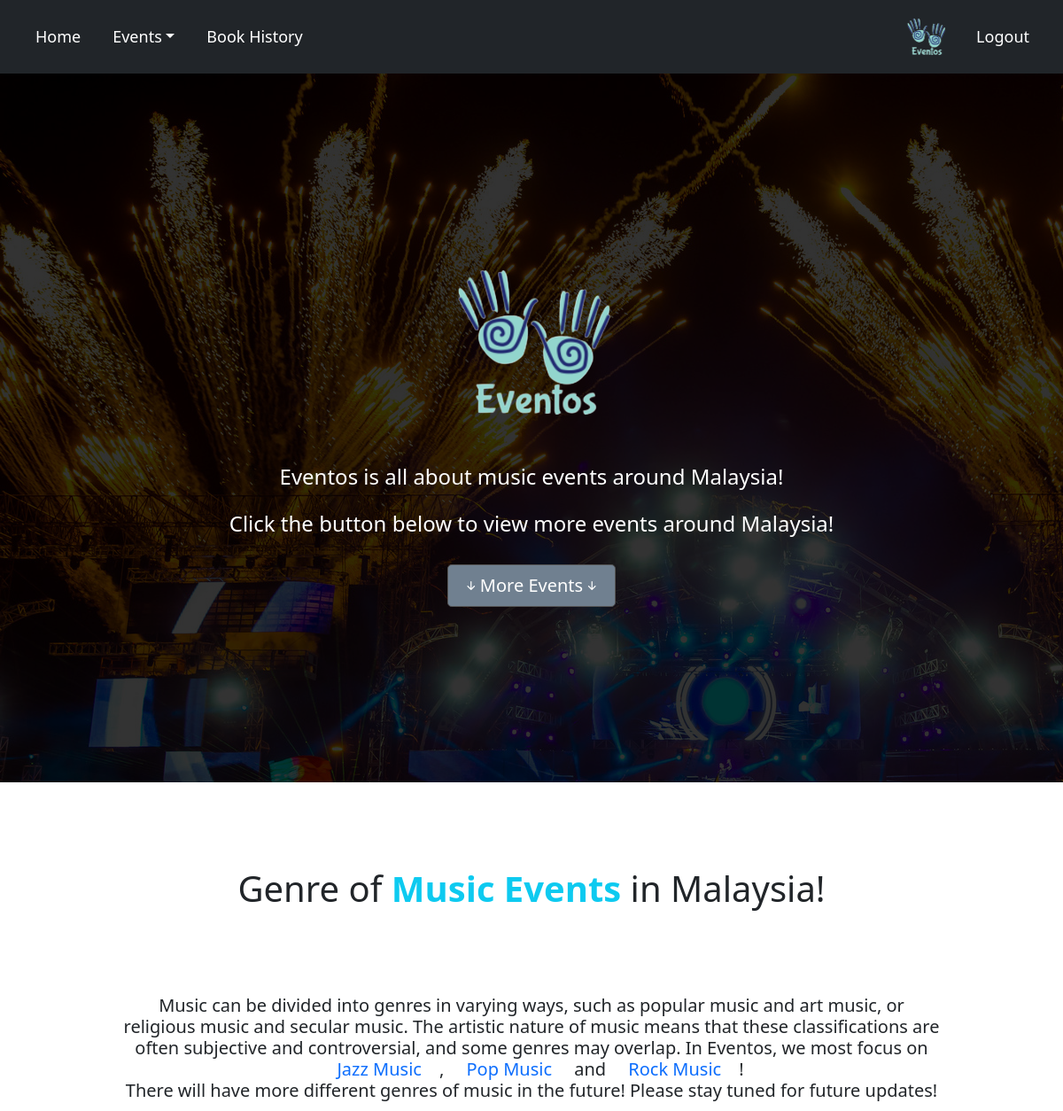
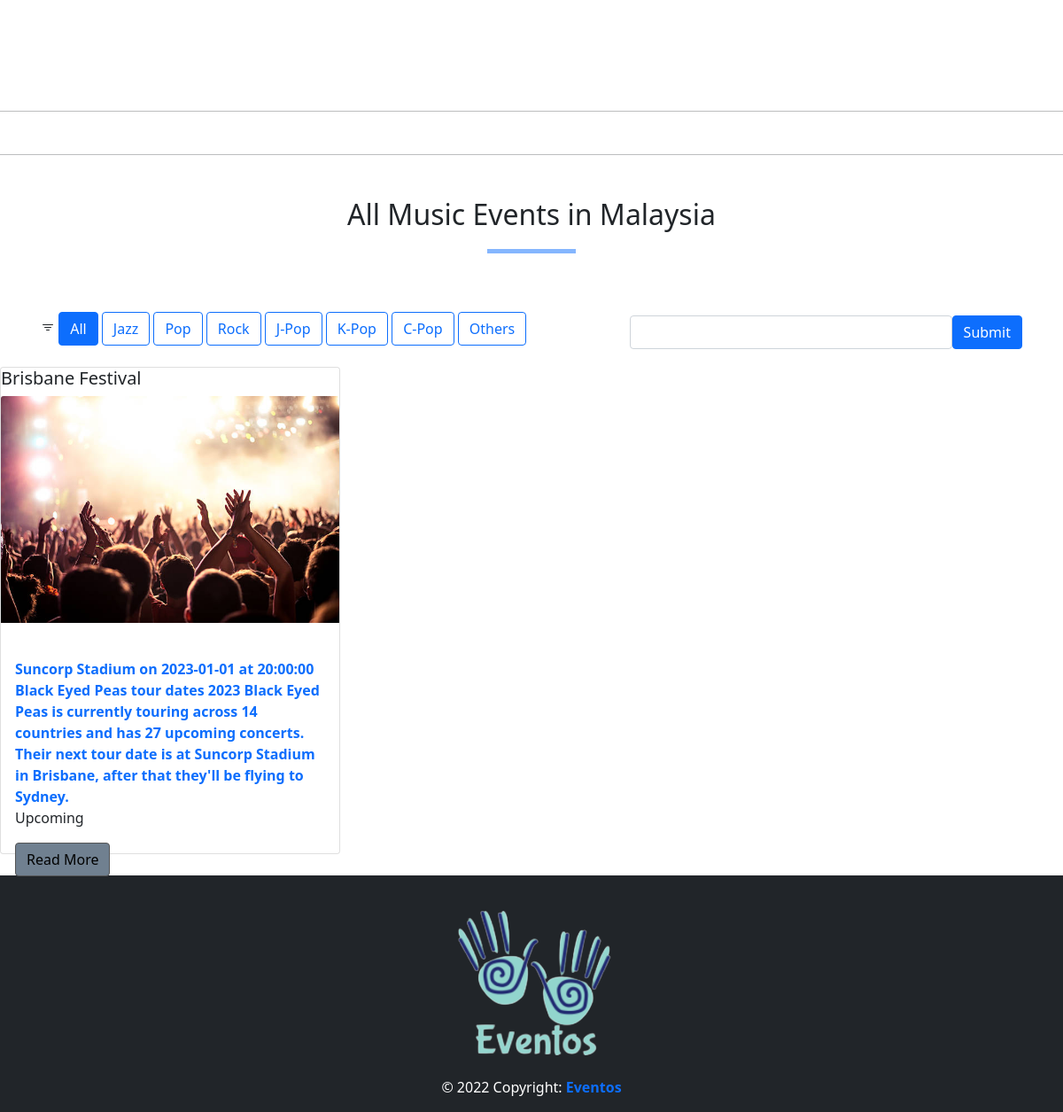
The page / on the database its author committed (2 pictures, top to bottom).
### website/models.py (models this page shows, shortened)
class Event(db.Model):
    __tablename__ = 'events'
    id = db.Column(db.Integer, primary_key=True)
    name = db.Column(db.String(80),nullable=False)
    email = db.Column(db.String(80),nullable=False)
    date = db.Column(db.Date,nullable=False)
    time = db.Column(db.Time,nullable=False)
    location = db.Column(db.String(100),nullable=False)
    organiser = db.Column(db.Integer, db.ForeignKey('users.id'),nullable=False)
    status = db.Column(db.String(100),nullable=False)
    artists = db.Column(db.String(200),nullable=False)
    genre = db.Column(db.String(20))
    description = db.Column(db.String(200),nullable=False)
    price = db.Column(db.Integer,nullable=False)
    image = db.Column(db.String(400))
    comments = db.relationship('Comment', backref='events')

### website/views.py (the view)
@bp.route('/')
def index():
    event = Event.query.all()
    return render_template('index.html', event=event)

### website/templates/index.html
{% extends 'base-fullscreen.html' %}
{% block header %}
  <div
    class="bg-image justify-content-center align-items-center"
    style="background-image: url(/static/img/musicevent.jpg); height: 100vh"
  >
    <div
      class="mask"
      style="background-color: rgba(0, 0, 0, 0.8); height: 100vh"
    >
      <div
        class="container d-flex justify-content-center align-items-center h-100 text-center"
      >
        <div class="text-white">
          <h1 class="mb-5 mt-5"><img src="/static/img/logo1.png" alt="" /></h1>
          <h4 class="mb-4">
            Eventos is all about music events around Malaysia!
          </h4>
          <h4 class="mb-4">
            Click the button below to view more events around Malaysia!
          </h4>
          <div class="mb-4">
            <a
              class="btn btn-info btn-lg m-2"
              href="#musicevents"
              role="button"
              rel="nofollow"
              style="color: white"
              ><i class="bi-arrow-down-short"></i>More Events<i
                class="bi-arrow-down-short"
              ></i
            ></a>
          </div>
        </div>
      </div>
    </div>
  </div>
  <div class="mt-5 text-center">
    <h1 id="musicevents">
      <br />
      Genre of <strong class="text-info">Music Events</strong> in Malaysia!
    </h1>
    <div class="container">
      <h5 class="m-5 p-5">
        Music can be divided into genres in varying ways, such as popular
        music and art music, or religious music and secular music. The
        artistic nature of music means that these classifications are often
        subjective and controversial, and some genres may overlap. In Eventos,
        we most focus on
        <a href="#jazz" class="music">Jazz Music</a>,
        <a href="#pop" class="music">Pop Music</a> and
        <a href="#rock" class="music">Rock Music</a>!
        <br />
        There will have more different genres of music in the future! Please
        stay tuned for future updates!
      </h5>
    </div>
    <br />
  </div>
  <hr />
  <hr class="mt-5" />
  <div class="mt-5 text-center">
    <h2 class="mt-5">All Music Events in Malaysia</h2>
    <div class="border-line" style="color: #0980d0"></div>
  </div>
  <div class="container">
    <div class="row">
      <div id="filter" class="col-12 col-md-7 p-3">
        <i class="bi bi-filter"></i>
        <form action="/showall" method="post" style="display:inline-block">
          <button class="btn btn-primary filter-button" name="showall" type="submit">All</button>
        </form>
        <form action="/jazz" method="post" style="display:inline-block">
          <button class="btn btn-outline-primary filter-button" name="jazz" type="submit">Jazz</button>
        </form>
        <form action="/pop" method="post" style="display:inline-block">
          <button class="btn btn-outline-primary filter-button" name="pop" type="submit">Pop</button>
        </form>
        <form action="/rock" method="post" style="display:inline-block">
          <button class="btn btn-outline-primary filter-button" name="rock" type="submit">Rock</button>
        </form>
        <form action="/jpop" method="post" style="display:inline-block">
          <button class="btn btn-outline-primary filter-button" name="jpop" type="submit">J-Pop</button>
        </form>
        <form action="/kpop" method="post" style="display:inline-block">
          <button class="btn btn-outline-primary filter-button" name="kpop" type="submit">K-Pop</button>
        </form>
        <form action="/cpop" method="post" style="display:inline-block">
          <button class="btn btn-outline-primary filter-button" name="cpop" type="submit">C-Pop</button>
        </form>
        <form action="/others" method="post" style="display:inline-block">
          <button class="btn btn-outline-primary filter-button" name="others" type="submit">Others</button>
        </form>
      </div>
      <div class="col-12 col-md-5 p-3">
        <form class="form-inline d-flex flex-nowrap" action="{{url_for('main.search')}}" >
          <input type="text" name="search" class="form-control flex-grow-1 my-1 mr-sm-2" id="SearchForm">
          <button type="submit" class="flex-shrink-1 btn btn-primary my-1">Submit</button>
        </form>
      </div>
    </div>
  </div>
  <div class="row row-cols-1 row-cols-md-3 g-4">
    {% for event in event %}
      <div class="col mb-4">
        <div class="card">
          <div class="backgroundEffect">
            <h5 class="card-title">{{event.name}}</h5>
            <img src={{event.image}} class="card-img-top" alt="...">
            <div class="card-body">
              <br />
              <span class="text-primary fw-bold">{{event.location}} on {{event.date}} at {{event.time}} </span>
              <br />
              <span class="text-primary fw-bold">{{event.description}}</span>
              <br />
              <p class="card-text">{{event.status}}</p>
              <a button type="button" class="btn btn-info" href="{{url_for('event.show', id=event.id)}}">Read More</a>
            </div>
          </div>
        </div>
      </div>
    {% endfor %}
  </div>
{% endblock %}

### website/templates/base-fullscreen.html (shortened to what this page needs)
<!DOCTYPE html>
<html lang="en">
  <head>
    <link
      href="https://cdn.jsdelivr.net/npm/bootstrap@5.1.3/dist/css/bootstrap.min.css"
      rel="stylesheet"
    />
    <link rel="stylesheet" type="text/css" href="{{ url_for('static',filename='style/style.css')}}">
    <link
      rel="stylesheet"
      href="https://cdn.jsdelivr.net/npm/bootstrap-icons@1.5.0/font/bootstrap-icons.css"
    />
    <link
      rel="stylesheet"
      href="https://cdnjs.cloudflare.com/ajax/libs/font-awesome/4.7.0/css/font-awesome.min.css"
    />
  </head>
  <body>
    <header>
      <nav class="navbar navbar-expand-lg navbar-dark bg-dark navbar-inverse">
        <div class="container-fluid">
          <div class="collapse navbar-collapse" id="mynavbar">
            <ul class="navbar-nav">
              <li class="nav-item">
                <a class="nav-link" href="/"
                  >Home
                </a>
              </li>
              <li role="presentation" class="nav-item dropdown">
                <a
                  class="nav-link dropdown-toggle"
                  href="#"
                  role="button"
                  data-bs-toggle="dropdown"
                  >Events</a
                >
              </li>
              <li class="nav-item">
                <a class="nav-link" href="/history">Book History</a>
              </li>
            </ul>
          </div>
          <a href="/" class="navbar-brand"
            ><img src="{{ url_for('static',filename='img/logo1.png')}}" alt= "Eventos logo"/>
          </a>
            <a class="nav-link" style="color: white;" href="{{url_for('auth.register')}}">Logout</a>
        </div>
      </nav>
      {% block header %}
      {% endblock %}
    </header>
  </body>
  <footer class="bg-dark text-white">
    <div class="text-center py-3">
      <div class="m-3">
        <img src="{{ url_for('static',filename='img/logo1.png')}}" alt="Eventos logo" />
      </div>
      © 2022 Copyright:
      <a href="/" style="text-decoration: none" class="fw-bold">
        Eventos</a
      >
    </div>
  </footer>
</html>

### website/static/style.css (style rules this page uses)
body, html { height: 100%; }
.navbar, .navbar { border-color: #000000; color: white; font-size: large; padding: 10px; }
.navbar img { width: 50px; }
.nav-item { margin: 10px; }
.navbar-dark .navbar-nav .nav-link { color: #ffffff; }
.btn-info { background-color: slategrey; border-color: #555; }
a.music { padding: 10px; margin: auto 10px; text-decoration: none; }
.card { min-height: 550px; }
.backgroundEffect { bottom: 0; height: 0px; width: 100%; }
.border-line { display: block; max-width: 100px; height: 5px; background-color: #0d6efd; opacity: 0.5; margin: 20px auto 50px auto; }
hr { opacity: 0.3; border: rgb(120, 119, 119); }

### rows shown on the page
Event: name "Brisbane Festival", image (picture), location "Suncorp Stadium", date "2023-01-01", time "20:00:00", description "Black Eyed Peas tour dates 2023 Black Eyed Peas is currently touring across 14 countries and has 27 upcoming concerts. Their next tour date is at Suncorp Stadium in Brisbane, after that they'll be flying to Sydney.", status "Upcoming"
